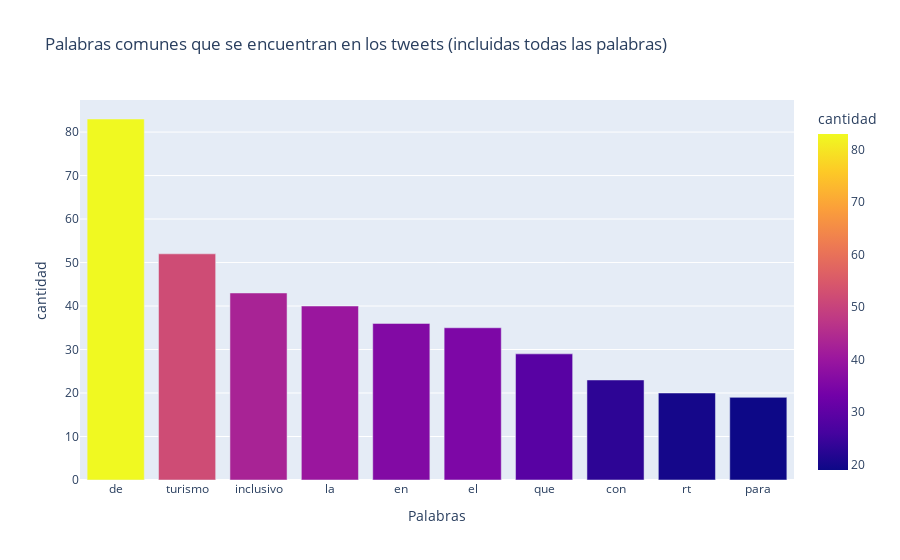

The code cell stored with this chart in its notebook:
### Code cell
top_n_words(
    all_tweets_no_urls,
    n=10,
    grafico=True,
    titulo="Palabras comunes que se encuentran en los tweets (incluidas todas las palabras)",
)

### Figure 1 — Plotly figure (JSON) as saved in the notebook; plotly's stock layout.template omitted (floating-point values rounded to 4 significant figures)
{"data": [{"alignmentgroup": "True", "hovertemplate": "Palabras=%{x}<br>cantidad=%{marker.color}<extra></extra>", "legendgroup": "", "marker": {"color": [83, 52, 43, 40, 36, 35, 29, 23, 20, 19], "coloraxis": "coloraxis", "pattern": {"shape": ""}}, "name": "", "offsetgroup": "", "orientation": "v", "showlegend": false, "textposition": "auto", "type": "bar", "x": ["de", "turismo", "inclusivo", "la", "en", "el", "que", "con", "rt", "para"], "xaxis": "x", "y": [83, 52, 43, 40, 36, 35, 29, 23, 20, 19], "yaxis": "y"}], "layout": {"barmode": "relative", "coloraxis": {"colorbar": {"title": {"text": "cantidad"}}, "colorscale": [[0, "#0d0887"], [0.1111, "#46039f"], [0.2222, "#7201a8"], [0.3333, "#9c179e"], [0.4444, "#bd3786"], [0.5556, "#d8576b"], [0.6667, "#ed7953"], [0.7778, "#fb9f3a"], [0.8889, "#fdca26"], [1, "#f0f921"]]}, "legend": {"tracegroupgap": 0}, "title": {"text": "Palabras comunes que se encuentran en los tweets (incluidas todas las palabras)"}, "xaxis": {"anchor": "y", "domain": [0, 1], "title": {"text": "Palabras"}}, "yaxis": {"anchor": "x", "domain": [0, 1], "title": {"text": "cantidad"}}}}
